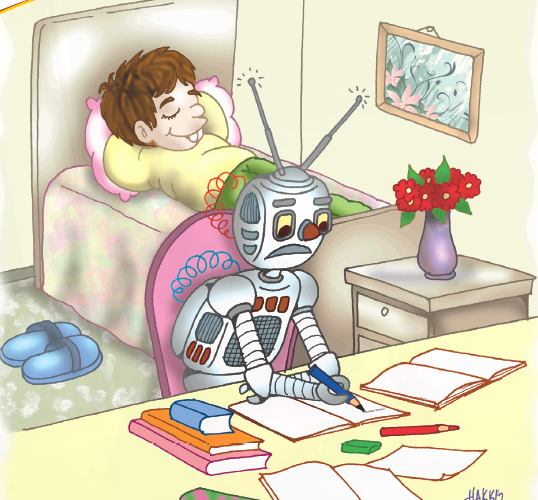
%> input picture stegonagrafi/stegocolor.bmp, 538 x 500 px
$ octave reversesteg.m   (GNU Octave 9; MATLAB toolbox functions it lacks are replaced by stand-ins)
%> lines starting %> are read from the running program, lines starting %| are printed output that depends on the picture
close all;
A=imread('stegocolor.bmp');
%> A is the input picture: size 500x538x3 uint8; mean R, G, B 215.3, 206.6, 186.3

B1 = bitget(A,1)*2^5; B2 = bitget(A,2)*2^6 ; B3 = bitget(A,3)*2^7; B4 = bitget(A,4)*2^7 ; B5 = bitget(A,5)*2^4 ; B6 = bitget(A,6)*2^5 ; B7 = bitget(A,7)*2^6 ; B8 = bitget(A,8)*2^7 ;
%> after `B3 = bitget(A,3)*2^7`:
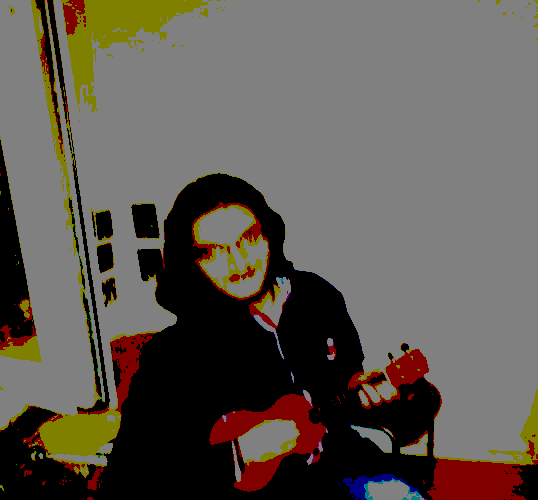
%> B3: size 500x538x3 double; mean R, G, B 95.3, 88.7, 81.6
%> after `B4 = bitget(A,4)*2^7`:
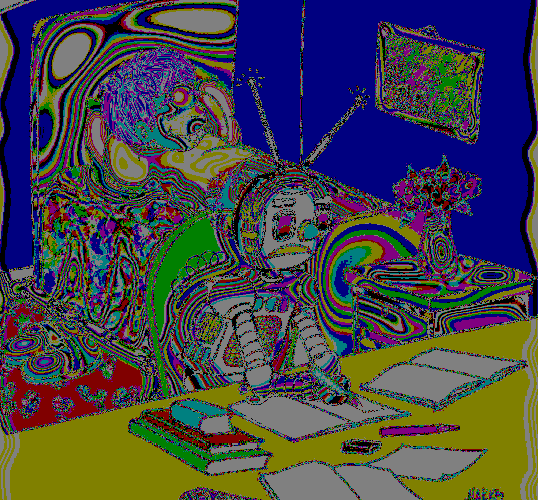
%> B4: size 500x538x3 double; mean R, G, B 66.8, 66.6, 74.4
%> after `B5 = bitget(A,5)*2^4`:
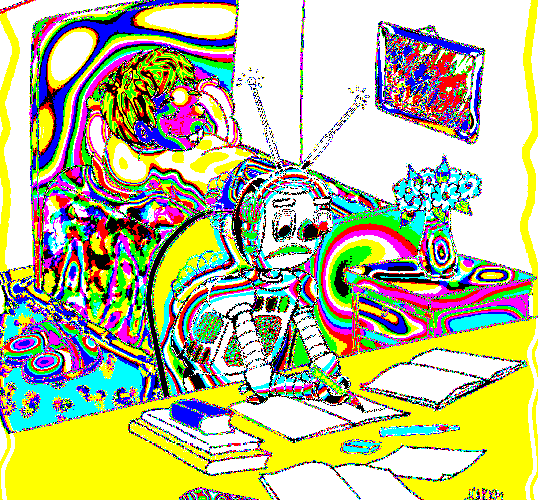
%> B5: size 500x538x3 double; mean R, G, B 11.55, 11.75, 8.92; drawn with min black and max white
%> after `B6 = bitget(A,6)*2^5`:
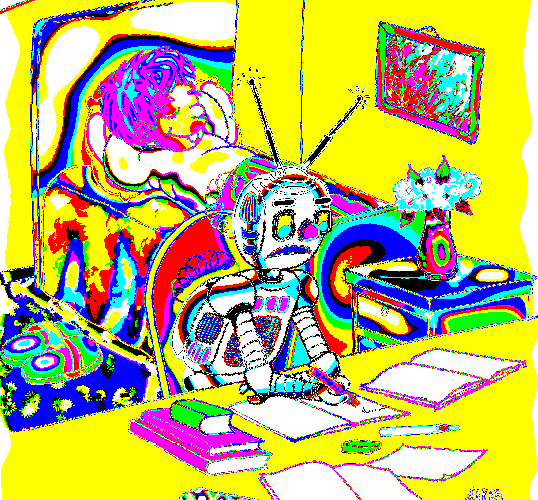
%> B6: size 500x538x3 double; mean R, G, B 23.9, 22.9, 13.4; drawn with min black and max white
%> after `B8 = bitget(A,8)*2^7`:
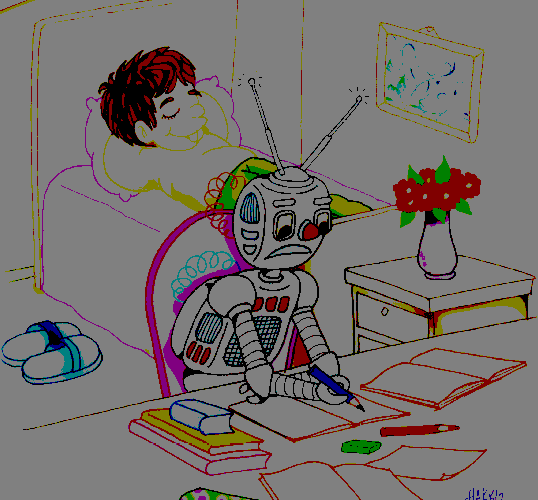
%> B8: size 500x538x3 double; mean R, G, B 118.2, 112.7, 110.5

figure,subplot(3,3,1),imshow(B1); subplot(3,3,2),imshow(B2); subplot(3,3,3),imshow(B3); subplot(3,3,4),imshow(B4); subplot(3,3,5),imshow(B5); subplot(3,3,6),imshow(B6); subplot(3,3,7),imshow(B7); subplot(3,3,8),imshow(B8);


 B=B1+B2+B3+B4;figure; imshow(B)
%> after `B=B1+B2+B3+B4`:
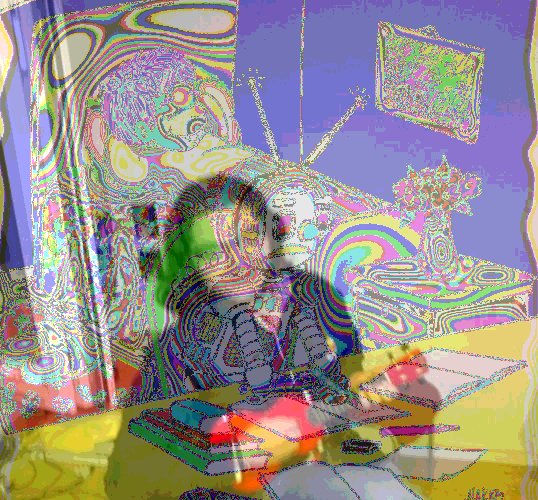
%> B: size 500x538x3 double; mean R, G, B 209.8, 198.1, 194.9; drawn with min black and max white
%> after `imshow(B)`:
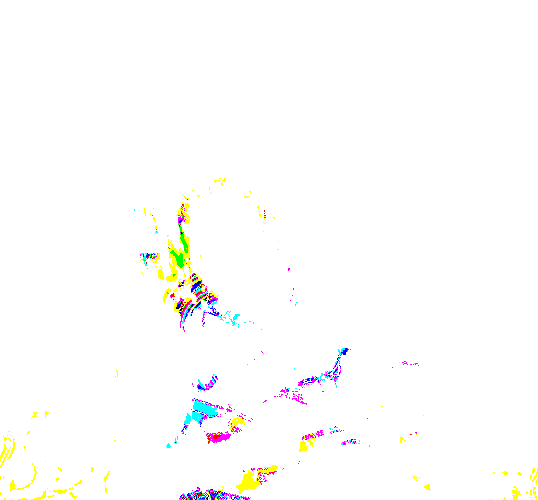
%> displayed picture: size 500x538x3, on the screen's scale of 0 to 255; mean R, G, B 253.3, 253.2, 251.9

$ run again, with stegonagrafi/im.jpg saved as stegonagrafi/stegocolor.bmp
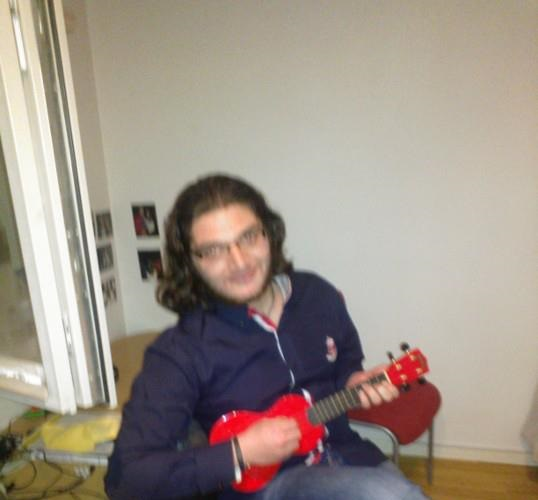
%> input picture stegonagrafi/im.jpg, 538 x 500 px
%> A is the input picture: size 500x538x3 uint8; mean R, G, B 157.8, 146.3, 135.5
%> `B=B1+B2+B3+B4`:
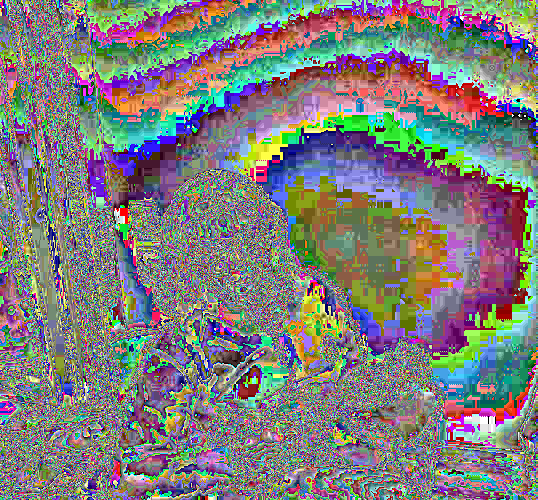
%> B: size 500x538x3 double; mean R, G, B 174.2, 173, 171.5; drawn with min black and max white
%> `imshow(B)`:
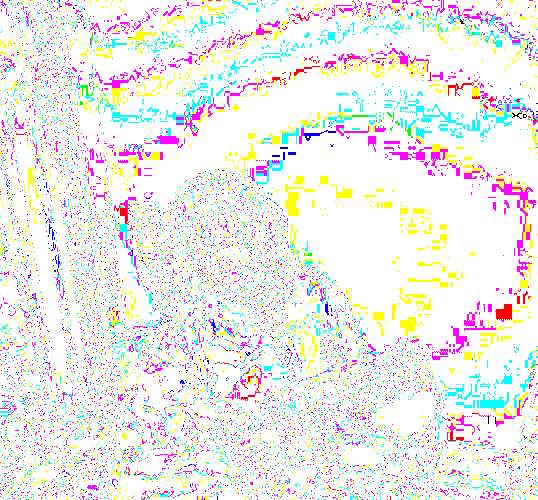
%> displayed picture: size 500x538x3, on the screen's scale of 0 to 255; mean R, G, B 241.2, 239.3, 238
